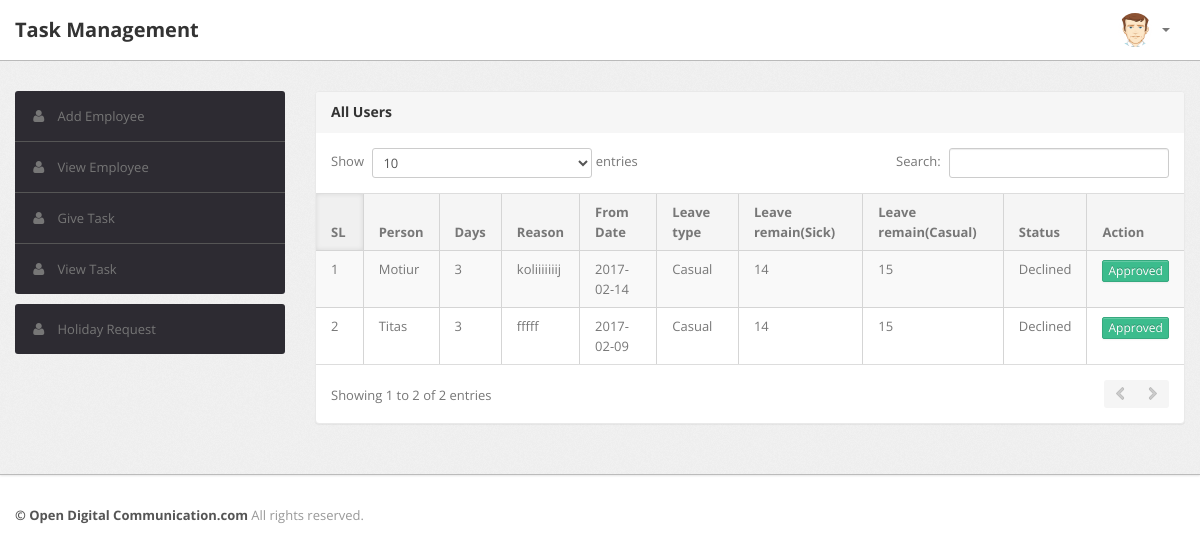
The app's page /index.php?page=holiday_request_view (signed in) with its own data.
### tables this page shows
CREATE TABLE `holiday_table` (
  `holidayId` int(11) NOT NULL,
  `email` varchar(100) DEFAULT NULL,
  `days` int(11) DEFAULT NULL,
  `reason` varchar(255) DEFAULT NULL,
  `from_time` varchar(100) DEFAULT NULL,
  `leave_type` varchar(100) DEFAULT NULL,
  `status` int(11) DEFAULT NULL,
  `insert_time` timestamp NOT NULL DEFAULT CURRENT_TIMESTAMP ON UPDATE CURRENT_TIMESTAMP
);

CREATE TABLE `user_table` (
  `user_id` int(11) NOT NULL,
  `fullname` varchar(255) DEFAULT NULL,
  `email` varchar(100) DEFAULT NULL,
  `contact` varchar(50) DEFAULT NULL,
  `password` varchar(100) DEFAULT NULL,
  `designation` varchar(100) DEFAULT NULL,
  `user_type` varchar(100) DEFAULT NULL,
  `activate_status` int(11) DEFAULT NULL,
  `regtime` timestamp NOT NULL DEFAULT CURRENT_TIMESTAMP ON UPDATE CURRENT_TIMESTAMP
);

### index.php (called while the page is built, shortened)
<?php
include('inc/header.php');
    if(isset($_GET['page'])){
        switch($_GET["page"]){
            case "holiday_request_view":
                include 'views/request_view.php';
                break;
        }
    }else
        include 'views/home_content.php';
	include('inc/footer.php');
?>

### class/FetchValues.php (called while the page is built, shortened)
<?php
require_once('DBConfig.php');
class FetchValues{
    public function allRequestView(){
        $dbObj = new DBConfig();
        try
        {
            $statement = $dbObj->returnConnection()->prepare("SELECT * FROM ".$dbObj->holiday_table."  ORDER BY holidayId DESC");
            $statement->execute();
            $result = $statement->fetchall();
            return $result;
        } catch (Exception $e) {
            return 0;
        }
    }
    public function singleUser($email){
        $dbObj = new DBConfig();
        try
        {
            $statement = $dbObj->returnConnection()->prepare("SELECT fullname FROM ".$dbObj->user_table." WHERE email='$email' limit 1");
            $statement->execute();
            $result = $statement->fetchall();
            return $result;
        } catch (Exception $e) {
            return 0;
        }
    }
}

### class/DBConfig.php (called while the page is built, shortened)
<?php
class DBConfig {
    private $conn ="";
    function __construct(){
        $servername = "localhost";
        $Dbusername = "root";
        $Dbpassword = "";
        $db="company";
        try {
            $conn = new PDO("mysql:host=$servername;dbname=$db", $Dbusername, $Dbpassword);
            $conn->setAttribute(PDO::ATTR_ERRMODE, PDO::ERRMODE_EXCEPTION);
           $this->conn = $conn;
        }
        catch(PDOException $e)
        {
            echo "Connection failed: " . $e->getMessage();
        }
    }
    function returnConnection(){
        return $this->conn;
    }
}

### views/request_view.php (the view, shortened to what this page needs)
<?php
	require_once('class/FetchValues.php');
	$fetchObj = new FetchValues();
	$result= $fetchObj->allRequestView();
    $initialSickLeave = 14;
    $initialCasualLeave = 15;
?>
<div class="span9">
    <div class="content">
        <div class="module">
            <div class="module-head">
                <h3>All Users </h3>
            </div>
            <div class="module-body table">
                <table cellpadding="0" cellspacing="0" border="0"
                       class="datatable-1 table table-bordered table-striped display"
                       width="100%">
                    <thead>
                    <tr id=>
                        <th>
                            SL
                        </th>
                        <th>
                            Person
                        </th>
                        <th>
                            Days
                        </th>
                        <th>
                            Reason
                        </th>
                        <th>
                            From Date
                        </th>
                        <th>
                            Leave type
                        </th>
                        <th>
                            Leave remain(Sick)
                        </th>
                        <th>
                            Leave remain(Casual)
                        </th>
                        <th>
                            Status
                        </th>
                        <th>
                            Action
                        </th>
                    </tr>
                    </thead>
                    <tbody>
                    <?php
                    $i=0;
                    foreach ($result as $user) { ?>
                        <tr class="gradeA" >
                            <td>
                                <?php echo ++$i; ?>
                            </td>
                            <td>
                                <?php $value = $fetchObj->singleUser($user['email']);
                                    foreach ($value as $view) {
                                        echo $view['fullname'];
                                    }?>
                            </td>
                            <td>
                                <?php echo $user['days']; ?>
                            </td>
                            <td>
                                <?php echo $user['reason']; ?>
                            </td>
                            <td class="center">
                                <?php echo $user['from_time']; ?>
                            </td>
                            <td class="center">
                                <?php echo $user['leave_type']; ?>
                            </td>
                            <td>
                                <?php $value = $fetchObj->sickLeave($user['email']);
                                    $day=0;
                                    echo $initialSickLeave-$day;
                                    ?>
                            </td>
                            <td>
                                <?php $val = $fetchObj->casualLeave($user['email']);
                                    $day=0;
                                    echo $initialCasualLeave-$day;
                                    ?>
                            </td>
                            <td class="center">
                                <?php if( $user['status']== '0')
                                        echo "Pending";
                                    else if($user['status']== '1')
                                        echo "Approved";
                                    else
                                        echo "Declined";
                                ?>
                            </td>
							<td class="center" id = "<?php echo $user['holidayId']; ?>">
                                <?php if( $user['status']== '0'){
                                        echo "<button type='button' class='btn btn-success btn-xs'>Approved</button>  ";
                                        echo "<button type='button' class='btn btn-danger btn-xs'>Declined</button>";
                                    }
                                    else if($user['status']== '1'){
                                        echo "<button type='button' class='btn btn-danger btn-xs'>Declined</button>  ";
                                    }
                                    else
                                        echo "<button id='success' type='button' class='btn btn-success btn-xs'>Approved</button>";
                                ?>
                            </td>
                        </tr>
                    <?php } ?>
                    </tbody>
                </table>
            </div>
        </div>
    </div>
</div>

### inc/footer.php (shortened to what this page needs)
        </div>
    </div>
</div>
<div class="footer">
            <div class="container">
                <b class="copyright">&copy;  Open Digital Communication.com </b>All rights reserved.
            </div>
        </div>
    </body>

### records on screen
holiday_table: days "3", reason "koliiiiiiij", from_time "2017-02-14", leave_type "Casual", day "14", day "15", status "Declined"
user_table: fullname "Motiur"
holiday_table: days "3", reason "fffff", from_time "2017-02-09", leave_type "Casual", day "14", day "15", status "Declined"
user_table: fullname "Titas"
